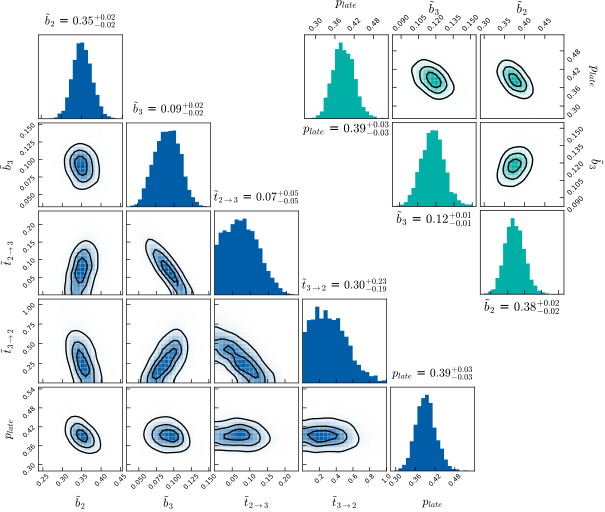

The script that drew this image:
"""
Combined corner plot of the simple graph with no connections btw. LNL II and III as
well as a corner plot of the graph with a two-way connection between those LNLs.
"""
from pathlib import Path
import matplotlib.pyplot as plt
import numpy as np

from emcee.backends import HDFBackend
from corner import corner
from lyscripts.plot.histograms import get_size


MODELS = {}
for tag in ["nocon", "both"]:
    MODELS[tag] = Path(f"../data/simple-{tag}-v1-samples.hdf5")

# define USZ colors
COLORS = {
    "green": '#00afa5',
    "orange": '#f17900',
    "blue": '#005ea8',
    "red": '#ae0060',
    # "gray": '#c5d5db',
}
CORNER_KWARGS = {
    "smooth": True,
    "plot_datapoints": False,
    "plot_density": True,
    "no_fill_contours": True,
    "show_titles": True,
    "levels": [0.2, 0.5, 0.8],
    "contour_kwargs": {"colors": "black"},
    "title_kwargs": {"fontsize": "medium"},
}


if __name__ == "__main__":
    plt.style.use(Path("../../../.mplstyle"))

    # Samples of graph with no connection btw LNL II and III
    nocon_backend = HDFBackend(MODELS["nocon"], read_only=True)
    nocon_samples = nocon_backend.get_chain(flat=True)
    labels = [
        r"$\tilde{b}_2$",
        r"$\tilde{b}_3$",
        r"$p_{late}$"
    ]

    fig = plt.figure(
        figsize=get_size(width=8., ratio=1.),
    )
    corner(
        nocon_samples,
        labels=labels,
        reverse=True,
        fig=fig,
        color=COLORS["green"],
        hist_kwargs={
            "histtype": "stepfilled",
            "color": COLORS["green"],
        },
        **CORNER_KWARGS,
    )
    axes = fig.get_axes()
    for ax in axes:
        ax.grid(False)
        xleft, xright = ax.get_xlim()
        ylower, _ = ax.get_ylim()
        xleft = np.maximum(0., xleft)
        xright = np.minimum(1., xright)
        ylower = np.maximum(0., ylower)
        ax.set_xlim(xleft, xright)
        ax.set_ylim(ylower)
        ax.tick_params(labelsize=5.0)

    plt.savefig("simple-nocon-corner.svg")
    
    # samples of graph with connection going both directions
    both_backend = HDFBackend(MODELS["both"], read_only=True)
    both_samples = both_backend.get_chain(flat=True)
    labels = [
        r"$\tilde{b}_2$",
        r"$\tilde{b}_3$",
        r"$\tilde{t}_{2 \rightarrow 3}$",
        r"$\tilde{t}_{3 \rightarrow 2}$",
        r"$p_{late}$"
    ]

    fig = plt.figure(
        figsize=get_size(width=5. * 16. / 6., ratio=1.),
    )
    corner(
        both_samples,
        labels=labels,
        fig=fig,
        color=COLORS["blue"],
        hist_kwargs={
            "histtype": "stepfilled",
            "color": COLORS["blue"],
        },
        **CORNER_KWARGS,
    )
    axes = fig.get_axes()
    for ax in axes:
        ax.grid(False)
        xleft, xright = ax.get_xlim()
        ylower, _ = ax.get_ylim()
        xleft = np.maximum(0., xleft)
        xright = np.minimum(1., xright)
        ylower = np.maximum(0., ylower)
        ax.set_xlim(xleft, xright)
        ax.set_ylim(ylower)
        ax.tick_params(labelsize=5.0)

    plt.savefig("simple-both-corner.svg")
